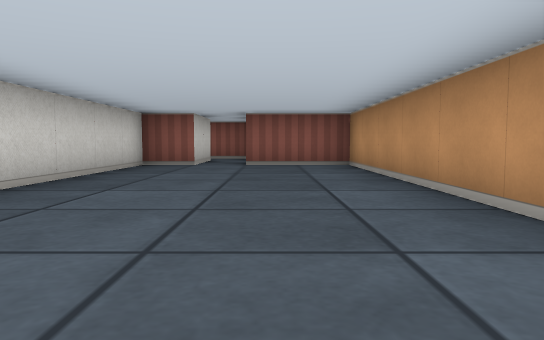
View 1 (above)

16 first-person views from a walk through a cub3D ray-caster map. The camera is about half as high as the walls, tilts 4° down and sees 70° across. The floor is counted in squares. Each view is taken from the middle of a square. On the plan, view 1 faces up. The plan holds only what a view shows up to about 9 squares ahead; the rest is blank.

View 2
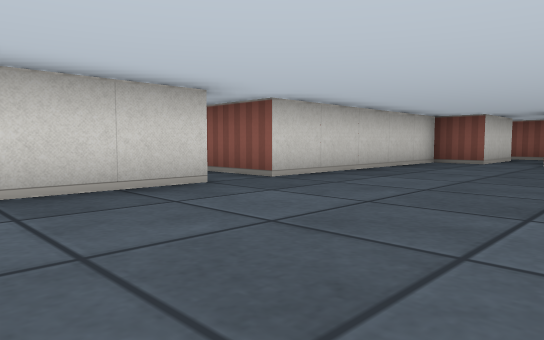

View 3
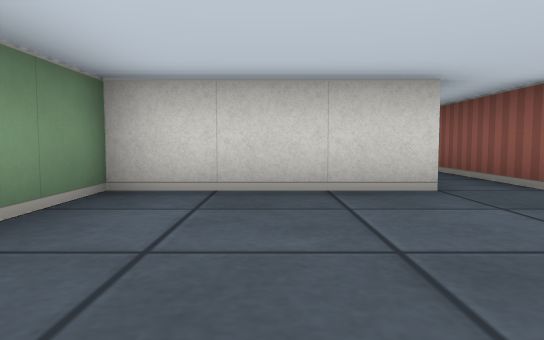

View 4
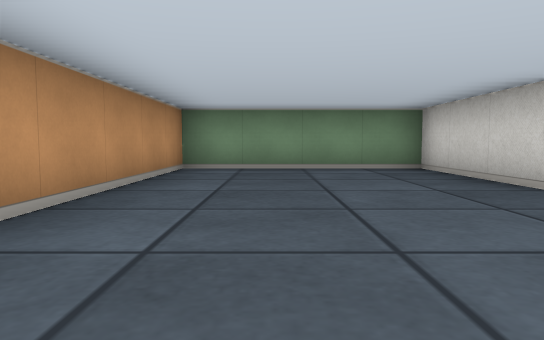

View 5
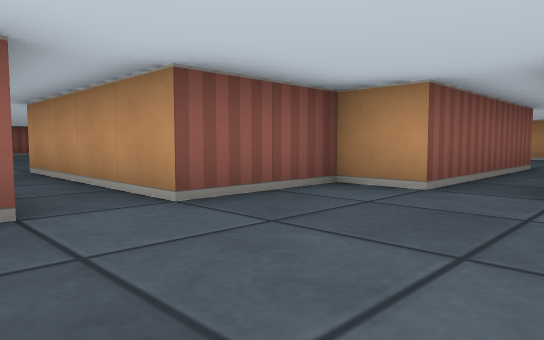

View 6
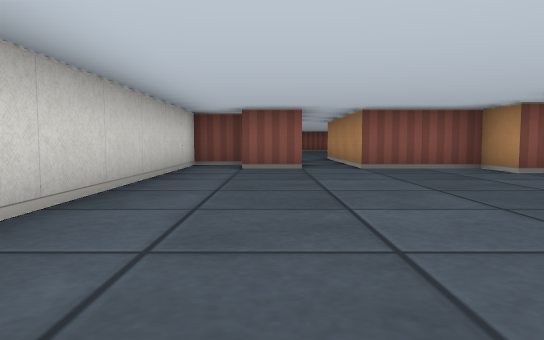

View 7
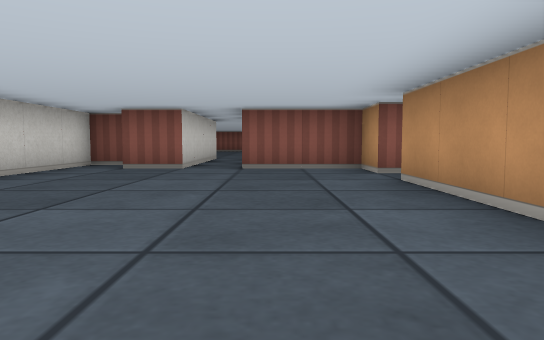

View 8
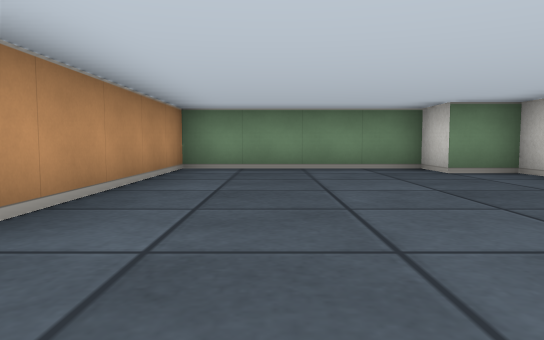

View 9
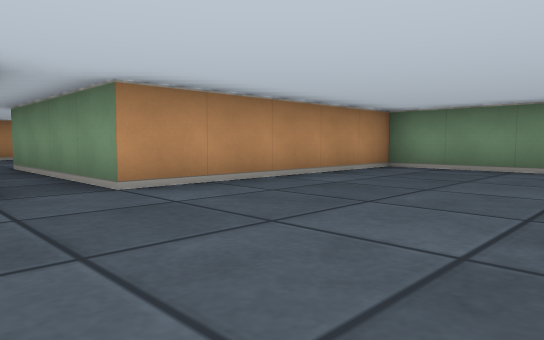

View 10
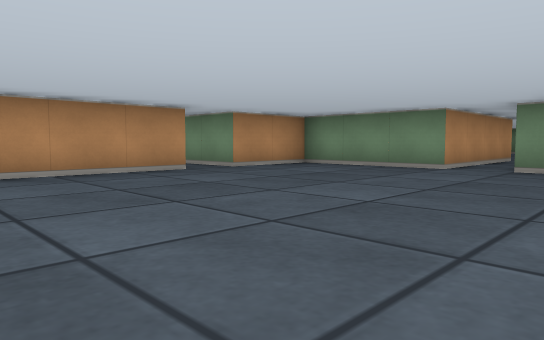

View 11
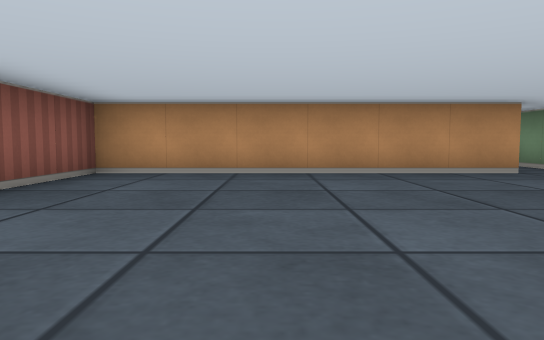

View 12
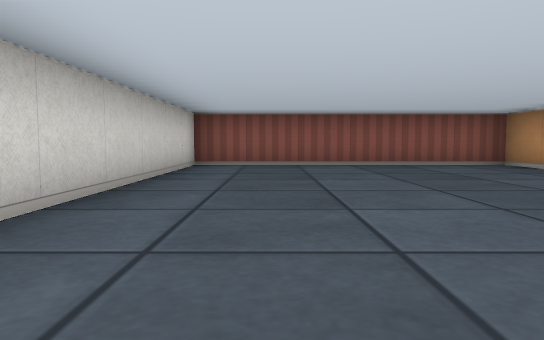

View 13
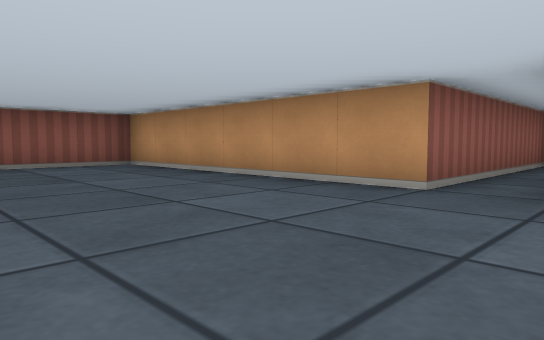

View 14
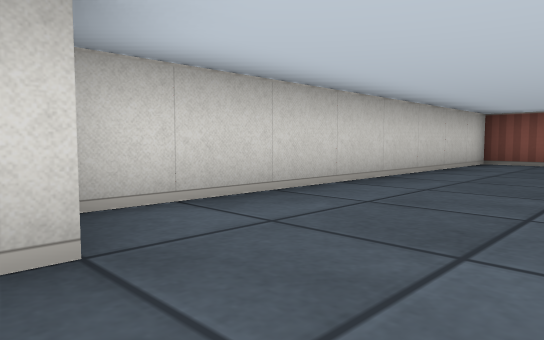

View 15
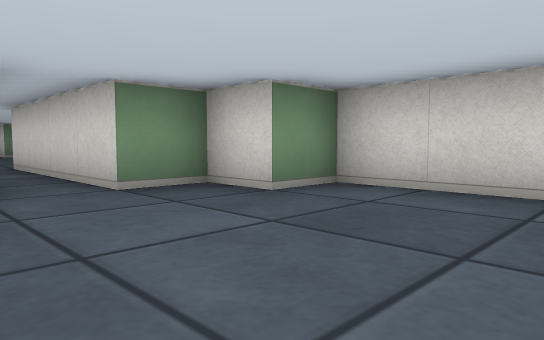

View 16
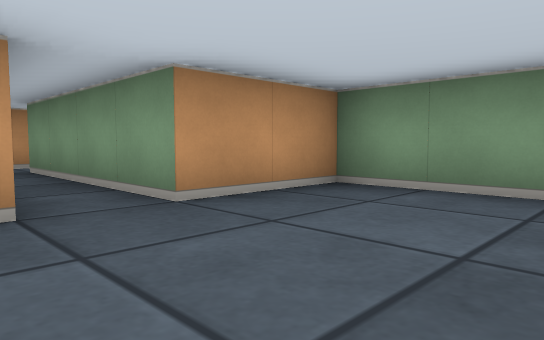

### Floor plan
Points are (right, up) in squares from view 1. A wall is a line through its corners. A room is listed if a view was taken in it or the views show most of it. See-through windows are left out.
Room 1 (views 1, 2, 3, 4)
walls: (-2.5, 1.5) (-2.5, -1.5) (1.5, -1.5) (1.5, 7.5) (-0.5, 7.5); (-1.5, 7.5) (-2.5, 7.5) (-2.5, 2.5)
ways out: opening at (-3, 2) to room 2; opening at (-1, 8.5) to room 3
Room 2 (views 5, 6, 7, 8, 9)
walls: (-10.5, 4.5) (-11.5, 4.5) (-11.5, -2.5) (-10.5, -2.5) (-10.5, -3.5) (-6.5, -3.5) (-6.5, 1.5) (-2.5, 1.5); (-9.5, 7.5) (-9.5, 3.5) (-10.5, 3.5); (-2.5, 2.5) (-6.5, 2.5) (-6.5, 3.5) (-8.5, 3.5) (-8.5, 7.5)
ways out: opening at (-3, 2) to room 1; opening at (-9, 7) to room 3
Room 3 (views 10, 11, 12, 13, 14, 15, 16)
walls: (-8.5, 7.5) (-5.5, 7.5) (-5.5, 9.5) (-1.5, 9.5) (-1.5, 7.5); (-0.5, 10.5) (-5.5, 10.5) (-5.5, 16.5) (-11.5, 16.5) (-11.5, 8.5) (-10.5, 8.5) (-10.5, 7.5) (-9.5, 7.5)
ways out: opening at (-1, 8.5) to room 1; opening at (-9, 7) to room 2

Where each view was taken, in squares from view 1:
view 1: 0 up, 0 right, facing up
view 2: 1 down, 1 right, facing up-left
view 3: 0 up, 1 right, facing left
view 4: 5 up, 0 right, facing down
view 5: 1 up, 10 left, facing up-right
view 6: 3 down, 10 left, facing up
view 7: 3 down, 8 left, facing up
view 8: 3 up, 8 left, facing down
view 9: 3 up, 10 left, facing down-right
view 10: 14 up, 11 left, facing down-right
view 11: 14 up, 11 left, facing right
view 12: 9 up, 10 left, facing up
view 13: 9 up, 9 left, facing up-right
view 14: 8 up, 9 left, facing up-left
view 15: 11 up, 8 left, facing down-left
view 16: 11 up, 8 left, facing down-right
